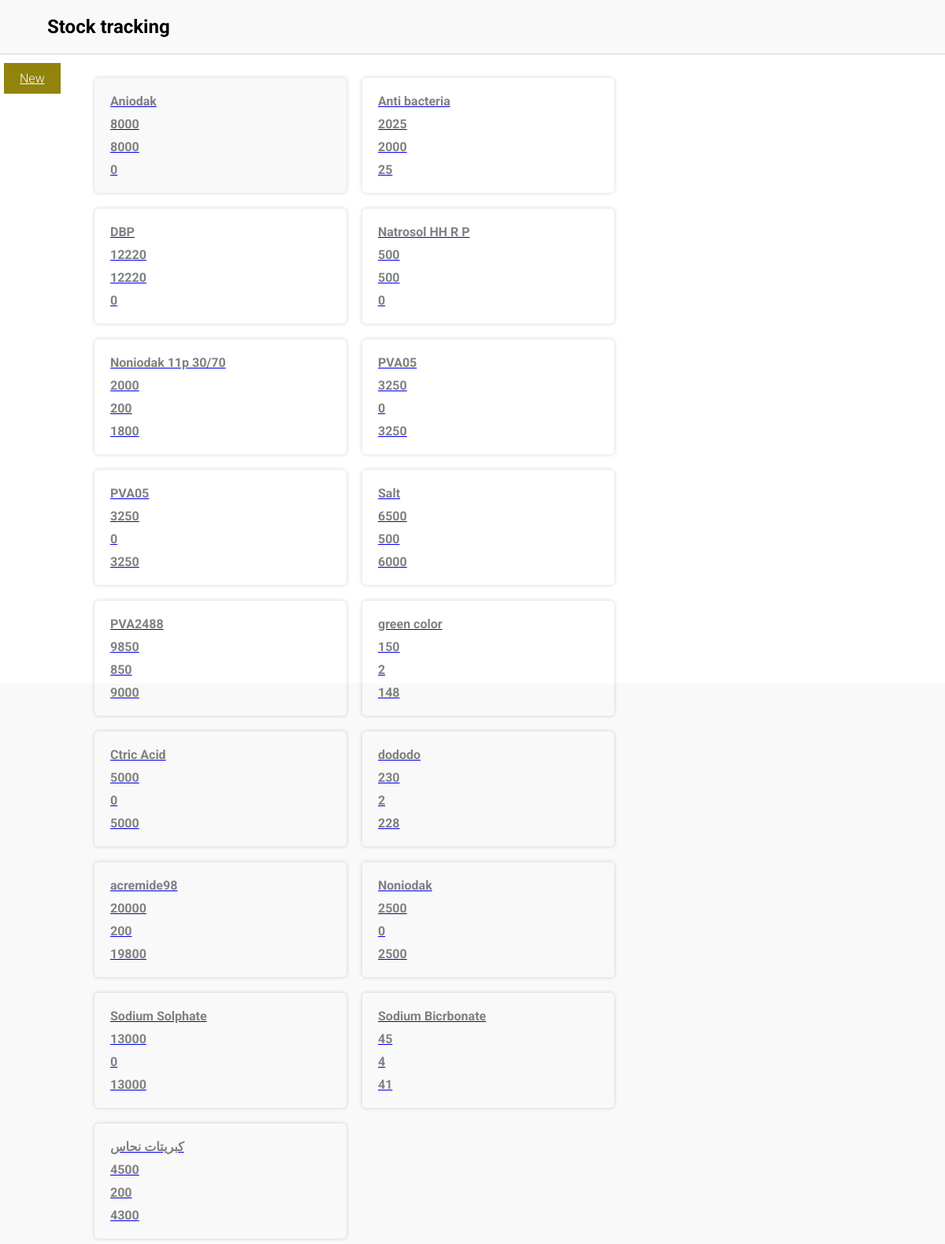
Before: / with the older database file.
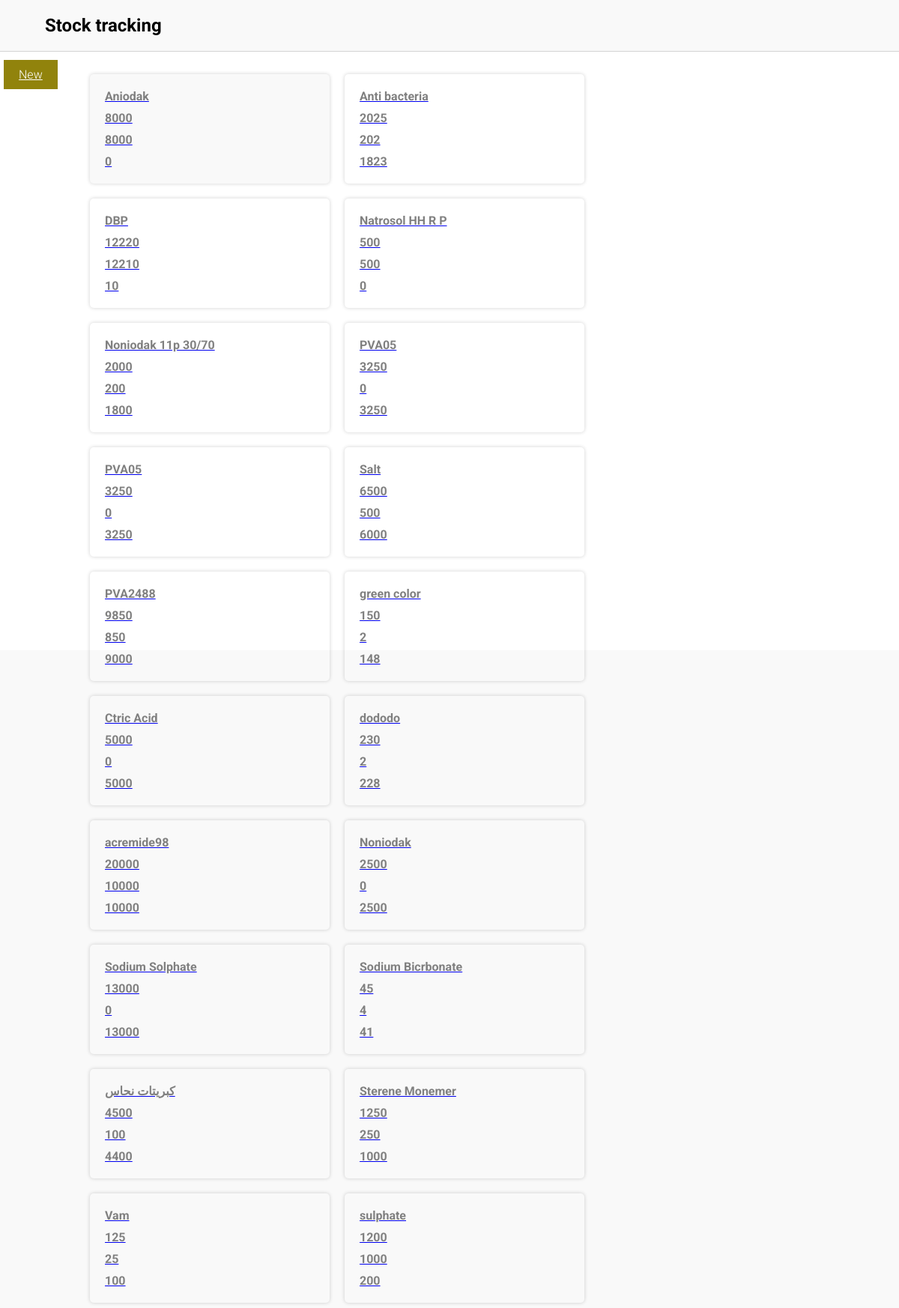
After: the same page with the newer database file.
### main/models.py (models this page shows, shortened)
class Item(models.Model):
    itemName = models.CharField(max_length=50)
    itemDescription = models.TextField()
    store = models.ForeignKey(Store, on_delete=models.CASCADE)
    group = models.ForeignKey(Group, on_delete=models.CASCADE)
    count = models.PositiveIntegerField(default=0)
    actualCount = models.PositiveIntegerField(default=0)
    class Meta:
        verbose_name = "Item"
        verbose_name_plural = "Items"
    @property
    def diff(self):
        return self.count - self.actualCount

### main/views.py (the view)
# urls.py: path('', views.main, name='main'),
def main(request):
    items = Item.objects.all()
    context  = {
        'items': items,
    }
    return render(request, 'home.html', context=context)

### main/templates/home.html (shortened to what this page needs)
{% extends "base.html" %}
{% load static %}
    {% block container %}
    <link rel="stylesheet" href="{% static 'styles/style2.css' %}">
    <div class='mainbody'>
        <a href="{% url 'newitem' %}" class="btn">New</a>
            <div class="mainSection">
                {% for item in items %}
                <a href="{% url 'getdetails' item.id %}" >
                    <div class="card">
                        <div class="card-item">{{item.itemName}}</div>
                        <div class="card-item">{{item.count}}</div>
                        <div class="card-item">{{item.actualCount}}</div>
                        <div class="card-item">{{item.diff}}</div>
                    </div>
                </a>
                {% endfor %}
            </div>
        </div>
        {% endblock container %}

### main/templates/base.html (shortened to what this page needs)
<!DOCTYPE html>
{% load static %}
<html lang="en">
<head>
    <link rel="stylesheet" href="{% static 'styles/style1.css' %}">
</head>
<body   class="container roboto-light" style='margin:0'>
    <div class="header">
        <h2>Stock tracking</h2>
    </div>
    <div>
        {% block container %}{% endblock container %}
    </div>
</body>
</html>

### static/styles/style1.css (style rules this page uses)
.container { margin:0 !important; padding: 0; background-color: #f9f9f9; }
.header { width: 90%; display: flex; margin: auto; }

### static/styles/style2.css (style rules this page uses)
.mainbody { background-color: white; height: 100vh; margin: 0; padding: 0; box-sizing: border-box; border-top: 1px solid lightgray; }
.mainSection { width: 80%; display: flex; gap: 20px; flex-wrap: wrap; margin: auto; padding: 30px 0; }
.card { padding: 10px; width: 300px; border-radius: 5px; box-shadow: 0 0 5px rgba(25, 25, 25, 0.2); }
.card-item { font-weight: bold; margin: 10px; color: gray; }
.btn { background-color: #91830c; color: white; padding: 10px 20px; position: absolute; top: 80px; left: 5px }

### main/templates/base.html (style rules this page uses)
.roboto-light { font-family: "Roboto", serif; font-weight: 300; font-style: normal; }

Changed rows visible on the page:
changed Item "Anti bacteria": actualCount "2000" → "202"; diff "25" → "1823"
changed Item "DBP": actualCount "12220" → "12210"; diff "0" → "10"
changed Item "acremide98": actualCount "200" → "10000"; diff "19800" → "10000"
changed Item "كبريتات نحاس": actualCount "200" → "100"; diff "4300" → "4400"
added Item: itemName "Sterene Monemer", count "1250", actualCount "250", diff "1000"
added Item: itemName "Vam", count "125", actualCount "25", diff "100"
added Item: itemName "sulphate", count "1200", actualCount "1000", diff "200"
